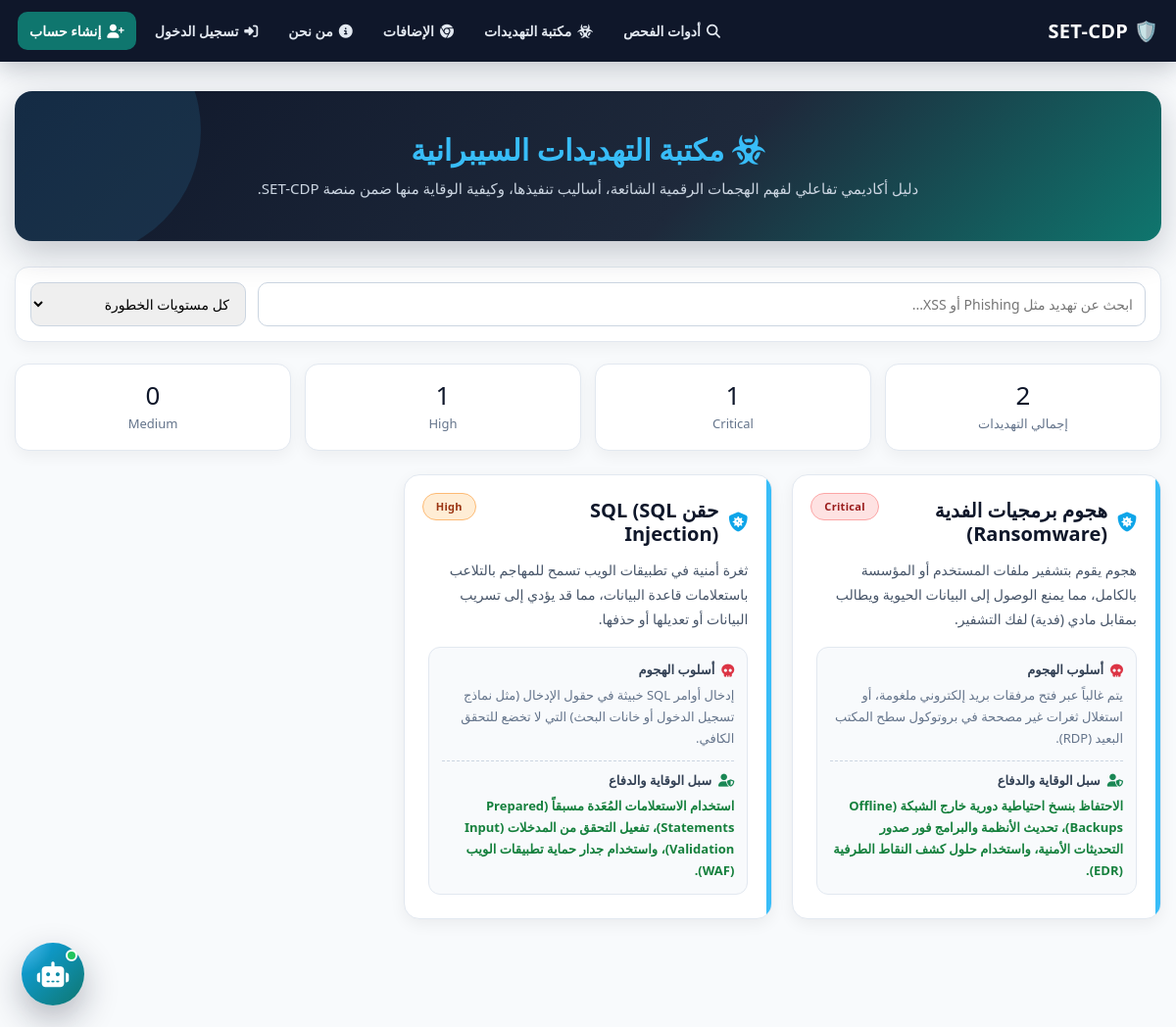
/threat-library, run on the app's committed database.
### tables this page shows
CREATE TABLE cyber_threats (
        id INTEGER PRIMARY KEY AUTOINCREMENT,
        name TEXT NOT NULL,
        risk TEXT NOT NULL,
        desc TEXT NOT NULL,
        how TEXT NOT NULL,
        prev TEXT NOT NULL,
        is_published INTEGER DEFAULT 1,
        created_at TEXT DEFAULT CURRENT_TIMESTAMP,
        updated_at TEXT DEFAULT CURRENT_TIMESTAMP
    );

### app.py (the view)
@app.route("/threat-library")
def threat_library():
    conn = get_db()
    threats_db = conn.execute("""
        SELECT id, name, risk, desc, how, prev
        FROM cyber_threats
        WHERE is_published = 1
        ORDER BY
            CASE risk
                WHEN 'Critical' THEN 1
                WHEN 'High' THEN 2
                WHEN 'Medium' THEN 3
                WHEN 'Low' THEN 4
                ELSE 5
            END,
            id DESC
    """).fetchall()
    conn.close()
    threats = [dict(t) for t in threats_db]
    return render_template("threat_library.html", threats=threats)

### app.py (called while the page is built)
def get_db():
    conn = sqlite3.connect(DB_PATH)
    conn.row_factory = sqlite3.Row
    return conn

### templates/threat_library.html (shortened to what this page needs)
<!doctype html>
<html lang="ar" dir="rtl">
<head>
    <link href="https://cdn.jsdelivr.net/npm/bootstrap@5.3.0/dist/css/bootstrap.rtl.min.css" rel="stylesheet">
    <link rel="stylesheet" href="https://cdnjs.cloudflare.com/ajax/libs/font-awesome/6.4.0/css/all.min.css">
    <link rel="stylesheet" href="/static/style.css">
</head>
<body>
{% include 'base_nav.html' %}
<main class="threat-page-container">
    <section class="threat-header">
        <h1><i class="fas fa-biohazard"></i> مكتبة التهديدات السيبرانية</h1>
        <p>
            دليل أكاديمي تفاعلي لفهم الهجمات الرقمية الشائعة، أساليب تنفيذها،
            وكيفية الوقاية منها ضمن منصة SET-CDP.
        </p>
    </section>
    <section class="threat-toolbar">
        <input id="threatSearch" type="text" placeholder="ابحث عن تهديد مثل Phishing أو XSS..." oninput="filterThreats()">
        <select id="riskFilter" onchange="filterThreats()">
            <option value="all">كل مستويات الخطورة</option>
        </select>
    </section>
    <section class="threat-summary">
        <div class="summary-card">
            <h3>{{ threats|length }}</h3>
            <span>إجمالي التهديدات</span>
        </div>
        <div class="summary-card">
            <h3 id="criticalCount">0</h3>
            <span>Critical</span>
        </div>
        <div class="summary-card">
            <h3 id="highCount">0</h3>
            <span>High</span>
        </div>
        <div class="summary-card">
            <h3 id="mediumCount">0</h3>
            <span>Medium</span>
        </div>
    </section>
    <section class="threat-grid" id="threatGrid">
        {% for t in threats %}
        <article class="threat-card" data-name="{{ t.name|lower }}" data-risk="{{ t.risk }}">
            <span class="risk-badge
                {% if t.risk == 'Critical' %}risk-critical
                {% elif t.risk == 'High' %}risk-high
                {% elif t.risk == 'Low' %}risk-low
                {% else %}risk-medium{% endif %}">
                {{ t.risk }}
            </span>
            <h3 class="threat-title">
                <i class="fas fa-shield-virus"></i>
                {{ t.name }}
            </h3>
            <p class="threat-desc">{{ t.desc }}</p>
            <div class="threat-meta">
                <div class="meta-section">
                    <span class="meta-label">
                        <i class="fas fa-skull text-danger"></i>
                        أسلوب الهجوم
                    </span>
                    <div class="meta-val">{{ t.how }}</div>
                </div>
                <div class="meta-section">
                    <span class="meta-label">
                        <i class="fas fa-user-shield text-success"></i>
                        سبل الوقاية والدفاع
                    </span>
                    <div class="meta-val defense-val">{{ t.prev }}</div>
                </div>
            </div>
        </article>
        {% endfor %}
    </section>
</main>
</body>
</html>

### static/style.css (style rules this page uses)
body { background:#f4f6f9;color:#1f2937 }

### templates/threat_library.html (style rules this page uses)
body { background: #f8fafc; }
.threat-page-container { max-width: 1200px; margin: 30px auto; padding: 0 15px 40px; }
.threat-header { background: linear-gradient(135deg, #0f172a 0%, #1e293b 60%, #0f766e 100%); color: #fff; padding: 42px 24px; border-radius: 18px; margin-bottom: 26px; box-shadow: 0 12px 35px rgba(15, 23, 42, 0.22); text-align: center; position: relative; overflow: hidden; }
.threat-header::after { content: ""; position: absolute; width: 260px; height: 260px; border-radius: 50%; background: rgba(56, 189, 248, 0.12); top: -90px; left: -70px; }
.threat-header h1 { font-size: 30px; margin: 0 0 10px; color: #38bdf8; font-weight: 800; position: relative; z-index: 1; }
.threat-header p { margin: 0; color: #cbd5e1; font-size: 15px; position: relative; z-index: 1; }
.threat-toolbar { background: #ffffff; border: 1px solid #e2e8f0; border-radius: 14px; padding: 15px; margin-bottom: 22px; box-shadow: 0 5px 16px rgba(0,0,0,0.05); display: grid; grid-template-columns: 1fr 220px; gap: 12px; }
.threat-toolbar input, .threat-toolbar select { width: 100%; border: 1px solid #cbd5e1; border-radius: 10px; padding: 11px 12px; font-size: 14px; outline: none; }
.threat-summary { display: grid; grid-template-columns: repeat(4, 1fr); gap: 14px; margin-bottom: 24px; }
.summary-card { background: white; border: 1px solid #e2e8f0; border-radius: 14px; padding: 16px; box-shadow: 0 5px 16px rgba(0,0,0,0.05); text-align: center; }
.summary-card h3 { margin: 0; font-size: 26px; color: #0f172a; }
.summary-card span { color: #64748b; font-size: 13px; }
.threat-grid { display: grid; grid-template-columns: repeat(auto-fill, minmax(330px, 1fr)); gap: 20px; margin-bottom: 40px; }
.threat-card { background: #fff; border-radius: 16px; border: 1px solid #e2e8f0; box-shadow: 0 5px 16px rgba(0,0,0,0.06); padding: 24px; transition: all 0.25s ease; display: flex; flex-direction: column; position: relative; overflow: hidden; min-height: 310px; }
.threat-card::before { content: ""; position: absolute; right: 0; top: 0; width: 5px; height: 100%; background: #38bdf8; }
.risk-badge { position: absolute; top: 18px; left: 18px; padding: 5px 13px; border-radius: 999px; font-size: 11px; font-weight: 800; letter-spacing: .3px; }
.risk-critical { background: #fee2e2; color: #991b1b; border: 1px solid #fca5a5; }
.risk-high { background: #ffedd5; color: #9a3412; border: 1px solid #fdba74; }
.threat-title { font-size: 20px; font-weight: 800; color: #0f172a; margin: 0 0 12px; padding-left: 80px; display: flex; align-items: center; gap: 10px; }
.threat-title i { color: #0ea5e9; }
.threat-desc { color: #475569; font-size: 14px; line-height: 1.8; margin-bottom: 16px; }
.threat-meta { background: #f8fafc; border-radius: 12px; padding: 13px; margin-top: auto; font-size: 13px; border: 1px solid #e2e8f0; }
.meta-section { margin-bottom: 12px; }
.meta-section:last-child { margin-bottom: 0; }
.meta-section + .meta-section { border-top: 1px dashed #cbd5e1; padding-top: 10px; }
.meta-label { font-weight: 800; color: #334155; display: flex; align-items: center; gap: 7px; margin-bottom: 4px; }
.meta-val { color: #64748b; line-height: 1.7; }
.defense-val { color: #15803d; font-weight: 600; }

### templates/chatbot_widget.html (style rules this page uses)
:root { --setcdp-chat-primary: #0ea5e9; --setcdp-chat-secondary: #0f766e; --setcdp-chat-dark: #020617; --setcdp-chat-slate: #0f172a; --setcdp-chat-border: #e2e8f0; --setcdp-chat-muted: #64748b; --setcdp-chat-bg: #f8fafc; }

### data on the page
cyber_threats: risk "Critical", name "هجوم برمجيات الفدية (Ransomware)", desc "هجوم يقوم بتشفير ملفات المستخدم أو المؤسسة بالكامل، مما يمنع الوصول إلى البيانات الحيوية ويطالب بمقابل مادي (فدية) لفك التشفير.", how "يتم غالباً عبر فتح مرفقات بريد إلكتروني ملغومة، أو استغلال ثغرات غير مصححة في بروتوكول سطح المكتب البعيد (RDP).", prev "الاحتفاظ بنسخ احتياطية دورية خارج الشبكة (Offline Backups)، تحديث الأنظمة والبرامج فور صدور التحديثات الأمنية، واستخدام حلول كشف النقاط الطرفية (EDR)."
cyber_threats: risk "High", name "حقن SQL (SQL Injection)", desc "ثغرة أمنية في تطبيقات الويب تسمح للمهاجم بالتلاعب باستعلامات قاعدة البيانات، مما قد يؤدي إلى تسريب البيانات أو تعديلها أو حذفها.", how "إدخال أوامر SQL خبيثة في حقول الإدخال (مثل نماذج تسجيل الدخول أو خانات البحث) التي لا تخضع للتحقق الكافي.", prev "استخدام الاستعلامات المُعَدة مسبقاً (Prepared Statements)، تفعيل التحقق من المدخلات (Input Validation)، واستخدام جدار حماية تطبيقات الويب (WAF)."

### other printed values
{{ threats|length }} "2"
